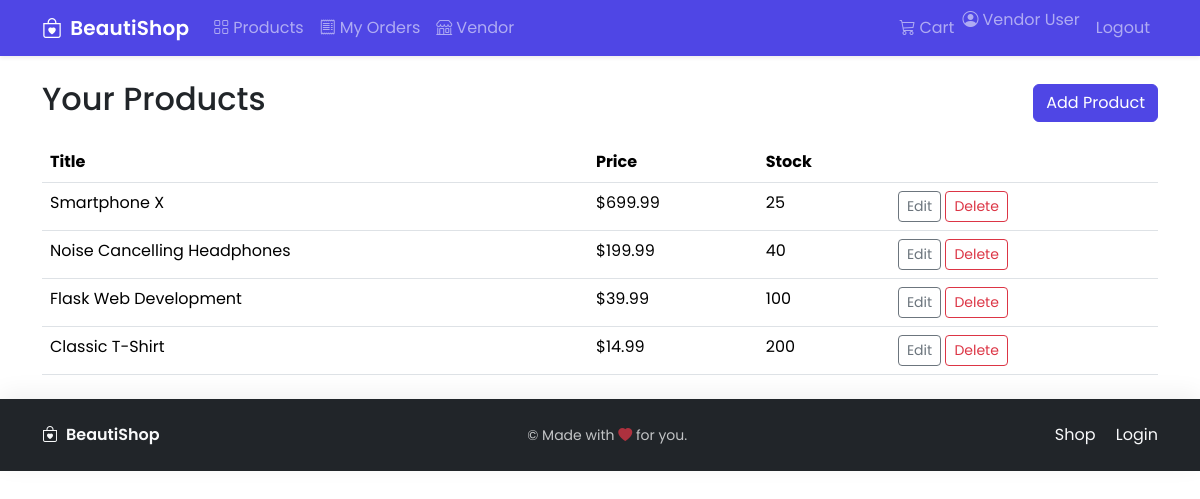
Page /vendor/products (signed in) on the committed database.
### app/models.py (models this page shows, shortened)
class User(UserMixin, db.Model):
    id = db.Column(db.Integer, primary_key=True)
    email = db.Column(db.String(255), unique=True, nullable=False, index=True)
    password_hash = db.Column(db.String(255), nullable=False)
    name = db.Column(db.String(120), nullable=True)
    role = db.Column(db.String(20), default=ROLE_CUSTOMER, nullable=False)
    is_active = db.Column(db.Boolean, default=True)
    created_at = db.Column(db.DateTime, default=datetime.utcnow)
    vendor = db.relationship("Vendor", back_populates="user", uselist=False)
    orders = db.relationship("Order", back_populates="user")
    @property
    def is_admin(self) -> bool:
        return self.role == ROLE_ADMIN
    @property
    def is_vendor(self) -> bool:
        return self.role == ROLE_VENDOR

class Product(db.Model):
    id = db.Column(db.Integer, primary_key=True)
    vendor_id = db.Column(db.Integer, db.ForeignKey("vendor.id"), nullable=False)
    category_id = db.Column(db.Integer, db.ForeignKey("category.id"), nullable=True)
    title = db.Column(db.String(200), nullable=False)
    description = db.Column(db.Text, nullable=True)
    price = db.Column(db.Numeric(10, 2), nullable=False, default=0)
    stock = db.Column(db.Integer, nullable=False, default=0)
    image_url = db.Column(db.String(500), nullable=True)
    is_active = db.Column(db.Boolean, default=True)
    created_at = db.Column(db.DateTime, default=datetime.utcnow)
    vendor = db.relationship("Vendor", back_populates="products")
    category = db.relationship("Category", back_populates="products")

### app/blueprints/vendor.py (the view)
@vendor_bp.route("/products")
@login_required
@role_required("vendor")
def products():
    _require_vendor()
    products = Product.query.filter_by(vendor_id=current_user.vendor.id).all()
    return render_template("vendor/products.html", products=products)

### app/blueprints/cart.py (called while the page is built, shortened)
@cart_bp.before_app_request
def merge_session_cart_after_login():
    if not current_user.is_authenticated:
        return
    sid = session.get("sid")
    if not sid:
        return

### app/blueprints/vendor.py (called while the page is built)
def _require_vendor():
    if not current_user.is_authenticated or not current_user.is_vendor:
        abort(403)
    if not current_user.vendor or not current_user.vendor.approved:
        abort(403)

### app/models.py (called while the page is built)
@login_manager.user_loader
def load_user(user_id: str) -> Optional["User"]:
    return User.query.get(int(user_id))

### app/utils.py (called while the page is built)
def role_required(*roles):
    def decorator(func):
        @wraps(func)
        def wrapper(*args, **kwargs):
            if not current_user.is_authenticated:
                abort(401)
            if current_user.role not in roles:
                abort(403)
            return func(*args, **kwargs)
        return wrapper
    return decorator

### app/templates/vendor/products.html
{% extends 'base.html' %}
{% block content %}
<div class="d-flex justify-content-between align-items-center mb-3">
  <h2>Your Products</h2>
  <a href="{{ url_for('vendor.product_new') }}" class="btn btn-primary">Add Product</a>
</div>
<table class="table">
  <thead><tr><th>Title</th><th>Price</th><th>Stock</th><th></th></tr></thead>
  <tbody>
  {% for p in products %}
    <tr>
      <td>{{ p.title }}</td>
      <td>${{ '%.2f'|format(p.price) }}</td>
      <td>{{ p.stock }}</td>
      <td>
        <a class="btn btn-sm btn-outline-secondary" href="{{ url_for('vendor.product_edit', product_id=p.id) }}">Edit</a>
        <form method="post" action="{{ url_for('vendor.product_delete', product_id=p.id) }}" style="display:inline-block" onsubmit="return confirm('Delete product?')">
          <button class="btn btn-sm btn-outline-danger">Delete</button>
        </form>
      </td>
    </tr>
  {% endfor %}
  </tbody>
</table>
{% endblock %}

### app/templates/base.html (shortened to what this page needs)
<!doctype html>
<html lang="en">
  <head>
    <link href="https://cdn.jsdelivr.net/npm/bootstrap@5.3.2/dist/css/bootstrap.min.css" rel="stylesheet">
    <link href="https://cdn.jsdelivr.net/npm/bootstrap-icons@1.11.3/font/bootstrap-icons.css" rel="stylesheet">
    <link href="{{ url_for('static', filename='style.css') }}" rel="stylesheet">
  </head>
  <body class="bg-body">
    <nav class="navbar navbar-expand-lg navbar-dark bg-primary shadow-sm sticky-top">
      <div class="container">
        <a class="navbar-brand d-flex align-items-center" href="/">
          <i class="bi bi-bag-heart me-2"></i>
          <span class="fw-semibold">BeautiShop</span>
        </a>
        <div class="collapse navbar-collapse" id="navbarNav">
          <ul class="navbar-nav me-auto">
            <li class="nav-item"><a class="nav-link" href="{{ url_for('shop.product_list') }}"><i class="bi bi-grid me-1"></i>Products</a></li>
            {% if current_user.is_authenticated %}
            <li class="nav-item"><a class="nav-link" href="{{ url_for('account.my_orders') }}"><i class="bi bi-receipt me-1"></i>My Orders</a></li>
            {% endif %}
            {% if current_user.is_authenticated and current_user.is_vendor and current_user.vendor and current_user.vendor.approved %}
            <li class="nav-item"><a class="nav-link" href="{{ url_for('vendor.dashboard') }}"><i class="bi bi-shop me-1"></i>Vendor</a></li>
            {% endif %}
          </ul>
          <ul class="navbar-nav">
            <li class="nav-item"><a class="nav-link" href="{{ url_for('cart.view_cart') }}"><i class="bi bi-cart3 me-1"></i>Cart</a></li>
            {% if current_user.is_authenticated %}
              <li class="nav-item"><span class="navbar-text me-2"><i class="bi bi-person-circle me-1"></i>{{ current_user.name or current_user.email }}</span></li>
              <li class="nav-item"><a class="nav-link" href="{{ url_for('auth.logout') }}">Logout</a></li>
            {% else %}
              <li class="nav-item"><a class="nav-link" href="{{ url_for('auth.login') }}">Login</a></li>
              <li class="nav-item"><a class="nav-link" href="{{ url_for('auth.register') }}">Register</a></li>
            {% endif %}
          </ul>
        </div>
      </div>
    </nav>
    <main class="container my-4">
      {% block content %}{% endblock %}
    </main>
    <footer class="bg-dark text-light py-4 mt-auto">
      <div class="container d-flex flex-column flex-md-row align-items-center justify-content-between">
        <div class="d-flex align-items-center mb-3 mb-md-0">
          <i class="bi bi-bag-heart me-2"></i>
          <span class="fw-semibold">BeautiShop</span>
        </div>
        <div class="small opacity-75">&copy; {{ 2025 if false else (now().year if false else '' ) }} Made with <i class="bi bi-heart-fill text-danger"></i> for you.</div>
        <div>
          <a href="{{ url_for('shop.product_list') }}" class="link-light text-decoration-none me-3">Shop</a>
          <a href="{{ url_for('auth.login') }}" class="link-light text-decoration-none">Login</a>
        </div>
      </div>
    </footer>
  </body>
</html>

### app/static/style.css (style rules this page uses)
:root { --primary: #4f46e5; --primary-dark: #4338ca; --body-bg: #f8fafc; }
html, body { height: 100%; }
body { font-family: 'Poppins', system-ui, -apple-system, Segoe UI, Roboto, 'Helvetica Neue', Arial, 'Noto Sans', 'Apple Color Emoji', 'Segoe UI Emoji'; background: var(--body-bg); }
.bg-primary { background-color: var(--primary) !important; }
.btn-primary { background-color: var(--primary); border-color: var(--primary); }
.navbar-brand { font-weight: 700; letter-spacing: .2px; }
footer { box-shadow: 0 -6px 24px rgba(0,0,0,0.06); }

### rows in the picture
User: name "Vendor User"
Product: title "Smartphone X", price "699.99", stock "25"
Product: title "Noise Cancelling Headphones", price "199.99", stock "40"
Product: title "Flask Web Development", price "39.99", stock "100"
Product: title "Classic T-Shirt", price "14.99", stock "200"
